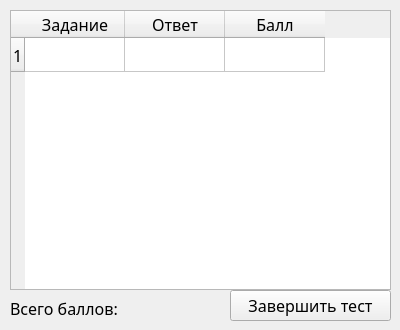
<?xml version="1.0" encoding="UTF-8"?>
<ui version="4.0">
 <class>Form</class>
 <widget class="QWidget" name="Form">
  <property name="geometry">
   <rect>
    <x>0</x>
    <y>0</y>
    <width>400</width>
    <height>330</height>
   </rect>
  </property>
  <property name="sizePolicy">
   <sizepolicy hsizetype="Preferred" vsizetype="Preferred">
    <horstretch>0</horstretch>
    <verstretch>0</verstretch>
   </sizepolicy>
  </property>
  <property name="minimumSize">
   <size>
    <width>400</width>
    <height>330</height>
   </size>
  </property>
  <property name="maximumSize">
   <size>
    <width>400</width>
    <height>330</height>
   </size>
  </property>
  <property name="font">
   <font>
    <family>Gilroy Medium</family>
    <pointsize>16</pointsize>
   </font>
  </property>
  <property name="windowTitle">
   <string>Таблица с результатами</string>
  </property>
  <widget class="QTableWidget" name="table">
   <property name="geometry">
    <rect>
     <x>10</x>
     <y>10</y>
     <width>381</width>
     <height>280</height>
    </rect>
   </property>
   <property name="sizePolicy">
    <sizepolicy hsizetype="Preferred" vsizetype="Preferred">
     <horstretch>0</horstretch>
     <verstretch>0</verstretch>
    </sizepolicy>
   </property>
   <property name="font">
    <font>
     <family>Gilroy Medium</family>
     <pointsize>12</pointsize>
    </font>
   </property>
   <property name="toolTipDuration">
    <number>-1</number>
   </property>
   <property name="autoFillBackground">
    <bool>true</bool>
   </property>
   <property name="frameShape">
    <enum>QFrame::StyledPanel</enum>
   </property>
   <property name="frameShadow">
    <enum>QFrame::Sunken</enum>
   </property>
   <property name="horizontalScrollBarPolicy">
    <enum>Qt::ScrollBarAlwaysOff</enum>
   </property>
   <property name="sizeAdjustPolicy">
    <enum>QAbstractScrollArea::AdjustToContents</enum>
   </property>
   <property name="editTriggers">
    <set>QAbstractItemView::NoEditTriggers</set>
   </property>
   <property name="rowCount">
    <number>1</number>
   </property>
   <property name="columnCount">
    <number>3</number>
   </property>
   <row/>
   <column>
    <property name="text">
     <string>Задание</string>
    </property>
    <property name="textAlignment">
     <set>AlignCenter</set>
    </property>
   </column>
   <column>
    <property name="text">
     <string>Ответ</string>
    </property>
    <property name="textAlignment">
     <set>AlignCenter</set>
    </property>
   </column>
   <column>
    <property name="text">
     <string>Балл</string>
    </property>
    <property name="textAlignment">
     <set>AlignCenter</set>
    </property>
   </column>
   <item row="0" column="0">
    <property name="flags">
     <set>ItemIsDragEnabled|ItemIsUserCheckable|ItemIsEnabled</set>
    </property>
   </item>
  </widget>
  <widget class="QPushButton" name="pushButton">
   <property name="geometry">
    <rect>
     <x>230</x>
     <y>290</y>
     <width>161</width>
     <height>31</height>
    </rect>
   </property>
   <property name="sizePolicy">
    <sizepolicy hsizetype="Preferred" vsizetype="Fixed">
     <horstretch>0</horstretch>
     <verstretch>0</verstretch>
    </sizepolicy>
   </property>
   <property name="font">
    <font>
     <family>Gilroy Medium</family>
     <pointsize>12</pointsize>
    </font>
   </property>
   <property name="text">
    <string>Завершить тест</string>
   </property>
   <property name="shortcut">
    <string>Return</string>
   </property>
  </widget>
  <widget class="QLabel" name="text">
   <property name="geometry">
    <rect>
     <x>10</x>
     <y>300</y>
     <width>181</width>
     <height>16</height>
    </rect>
   </property>
   <property name="font">
    <font>
     <family>Gilroy Medium</family>
     <pointsize>12</pointsize>
    </font>
   </property>
   <property name="text">
    <string>Всего баллов: </string>
   </property>
  </widget>
 </widget>
 <resources/>
 <connections>
  <connection>
   <sender>pushButton</sender>
   <signal>clicked()</signal>
   <receiver>Form</receiver>
   <slot>close()</slot>
   <hints>
    <hint type="sourcelabel">
     <x>262</x>
     <y>319</y>
    </hint>
    <hint type="destinationlabel">
     <x>62</x>
     <y>307</y>
    </hint>
   </hints>
  </connection>
 </connections>
</ui>
